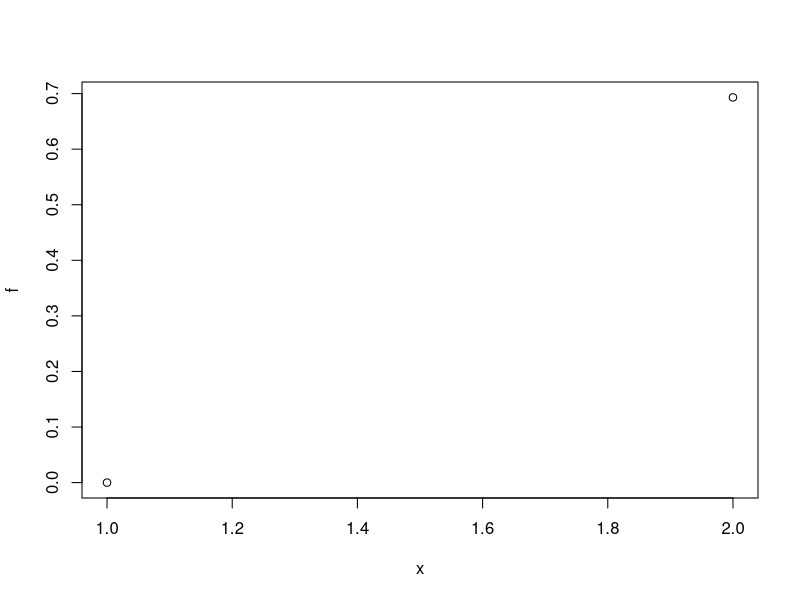
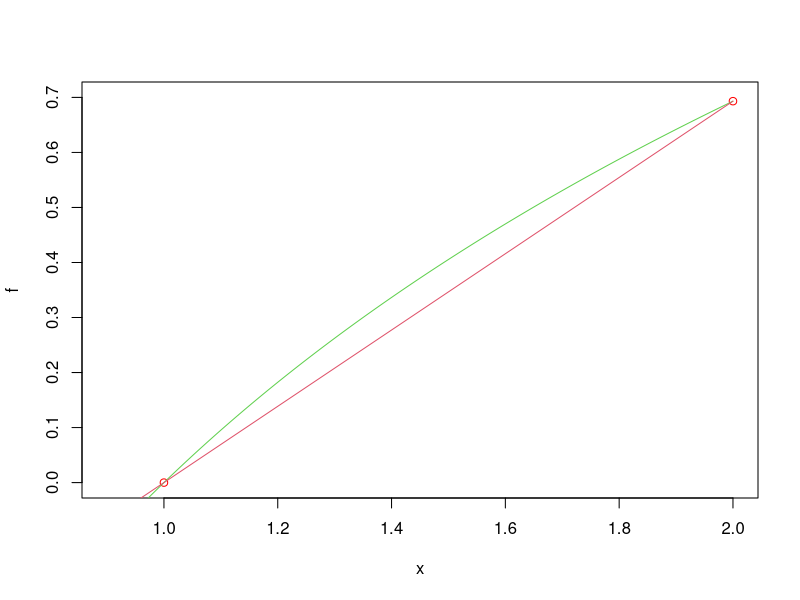

The R script that drew these images, in order:
#Diferencias divididas. diff.dv
x<-c(1,2)
f<-c(log(1),log(2))
plot(x,f)
n<-length(f)
nombres<-c("f",paste("D",1:(n-1),sep="") )
diff.dv <-rep(NA,n*n)
dim(diff.dv)<-c(n,n)
diff.dv[,1]<-f
dimnames(diff.dv)<-list(0:(n-1),nombres)
for (j in 2:n) {
  for (i in 1:(n-j+1)) {
    k<-j+i-1
    print(c(i,j,k))
    diff.dv[i,j] <- (diff.dv[i+1,j-1] - diff.dv[i,j-1])/(x[k]-x[i])
  }
}

tabla<-as.matrix(data.frame(x=x,diff.dv))
print(tabla,na.print = "")
plot(x,f, col="red", xlim=c(0.9,2),ylim=c(0,0.7))
curve(log(x), add=TRUE, col=3, n=1001)
y = function(x)( 0.6931472*(x-1) )
curve(y, add = TRUE, col=2, n=1001)
